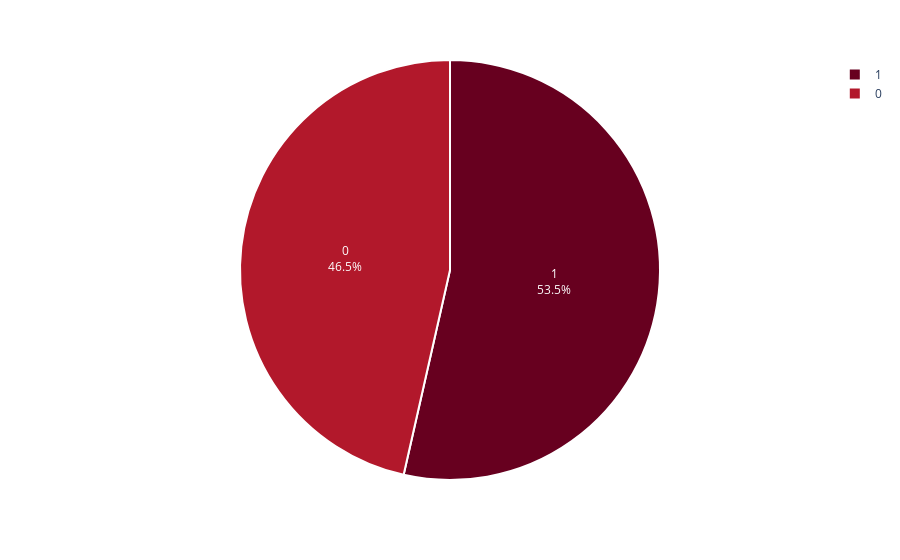

The notebook cell this image was saved under:
### Code cell
target_counts = heart_data['target'].value_counts()

fig = px.pie(target_counts, 
             values=target_counts.values, 
             names=target_counts.index, 
             color_discrete_sequence=px.colors.sequential.RdBu)

fig.update_traces(textposition='inside', 
                  textinfo='percent+label', 
                  marker=dict(line=dict(color='white', width=2)))

fig.show()

### Figure 1 — Plotly figure (JSON) as saved in the notebook; plotly's stock layout.template omitted (floating-point values rounded to 4 significant figures)
{"data": [{"domain": {"x": [0, 1], "y": [0, 1]}, "hovertemplate": "target=%{label}<br>value=%{value}<extra></extra>", "labels": [1, 0], "legendgroup": "", "marker": {"line": {"color": "white", "width": 2}}, "name": "", "showlegend": true, "textinfo": "percent+label", "textposition": "inside", "type": "pie", "values": [1874, 1626]}], "layout": {"legend": {"tracegroupgap": 0}, "margin": {"t": 60}, "piecolorway": ["rgb(103,0,31)", "rgb(178,24,43)", "rgb(214,96,77)", "rgb(244,165,130)", "rgb(253,219,199)", "rgb(247,247,247)", "rgb(209,229,240)", "rgb(146,197,222)", "rgb(67,147,195)", "rgb(33,102,172)", "rgb(5,48,97)"]}}
